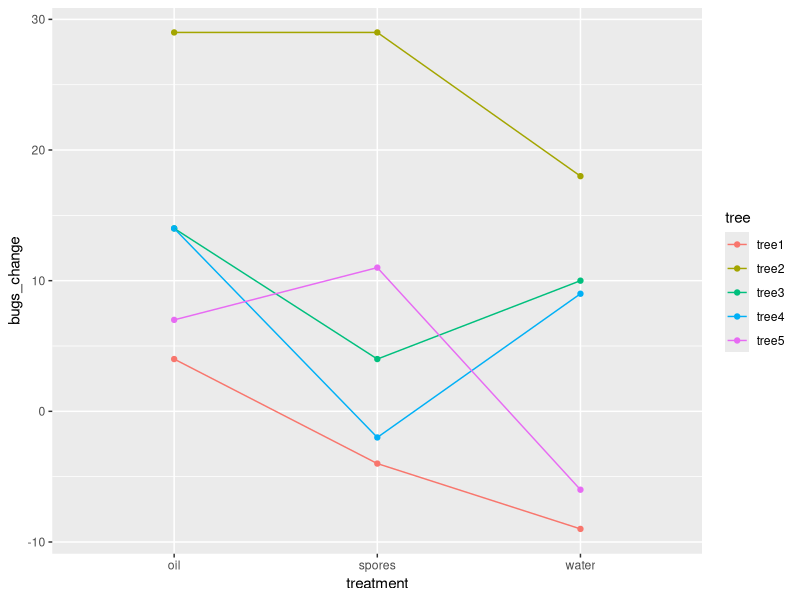
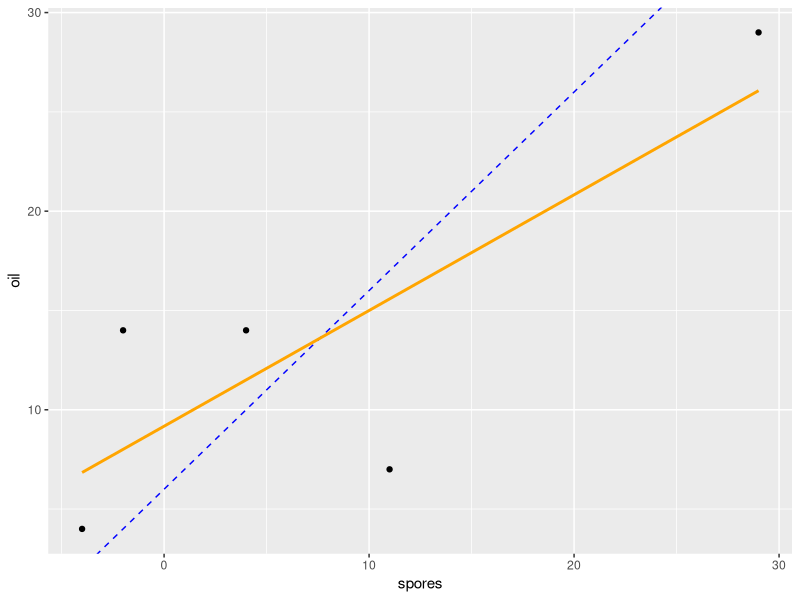
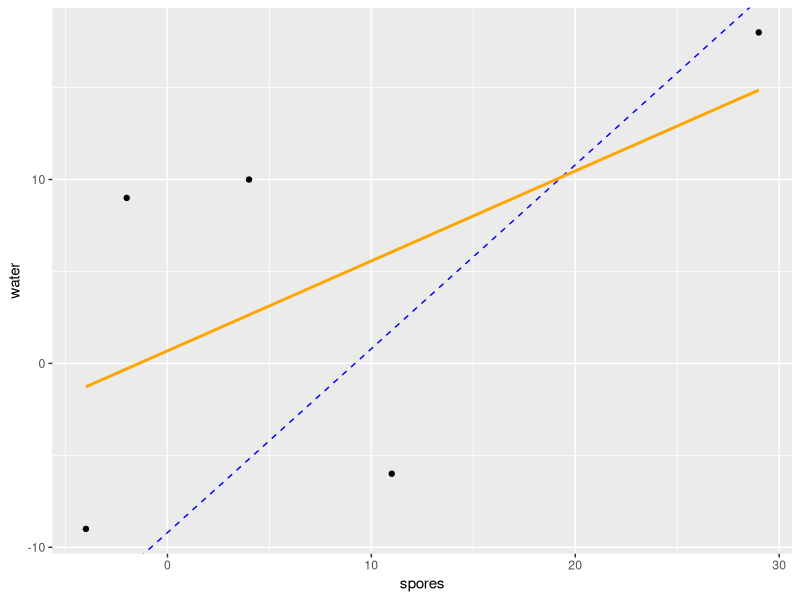
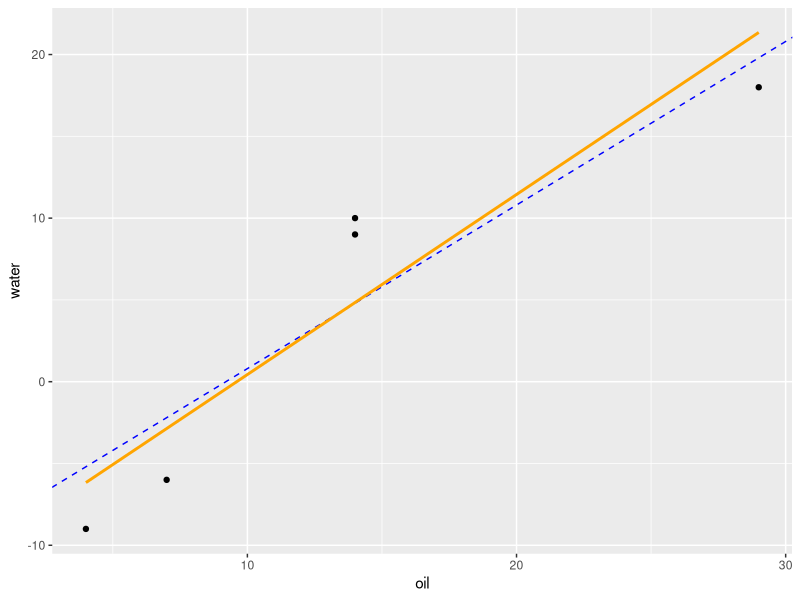

R code for these plots, in order:
## ---- chunk 1
knitr::opts_chunk$set(message = FALSE, warning = FALSE, echo = TRUE)
## ---- chunk 2
library(tidyr)
library(dplyr)
library(knitr)
library(tidyverse)

tree <- c(rep("tree1",3), rep("tree2",3), rep("tree3", 3),rep("tree4", 3), rep("tree5", 3))
treatment <- rep(c("water", "spores", "oil"), 5)
bugs_change <- c(-9, -4, 4, 18, 29, 29, 10, 4, 14, 9, -2, 14, -6, 11, 7)

mealybugs <- data.frame(tree, treatment, bugs_change)

mealybugs %>%
  spread(tree, bugs_change) %>%
  kable()
## ---- chunk 3
qplot(x = treatment, y = bugs_change, color = tree, group = tree, data = mealybugs) + 
  geom_line()
## ---- chunk 4
rm(mealybugs)
tree <- c(rep("tree1",3), rep("tree2",3), rep("tree3", 3),rep("tree4", 3), rep("tree5", 3))
treatment <- rep(c("water", "spores", "oil"), 5)
bugs_change <- c(-9, -4, 4, 18, 29, 29, 10, 4, 14, 9, -2, 14, -6, 11, 7)
mealybugs <- data.frame(tree, treatment, bugs_change)
## ---- chunk 5
mealybugs
## ---- chunk 6
mod <- lm(bugs_change ~ treatment + tree, data = mealybugs)

anova(mod)
## ---- chunk 7
mod <- lm(bugs_change ~ treatment + tree, data = mealybugs)

anova(mod)
## ---- chunk 8
mealybugs_wide <- mealybugs %>%
  spread(treatment, bugs_change)

mealybugs_wide
## ---- chunk 9
qplot(x = spores, y = oil, data = mealybugs_wide) +
  geom_abline(intercept = 13.6-7.6, slope = 1, color = "blue", linetype = 2) + 
  geom_smooth(method = "lm", se = 0, color = "orange")
## ---- chunk 10
qplot(x = spores, y = water, data = mealybugs_wide) +
  geom_abline(intercept = 4.4 - 13.6, slope = 1, color = "blue", linetype = 2) + 
  geom_smooth(method = "lm", se = 0, color = "orange")
## ---- chunk 11
qplot(x = oil, y = water, data = mealybugs_wide) +
  geom_abline(intercept = 4.4 - 13.6, slope = 1, color = "blue", linetype = 2) + 
  geom_smooth(method = "lm", se = 0, color = "orange")
